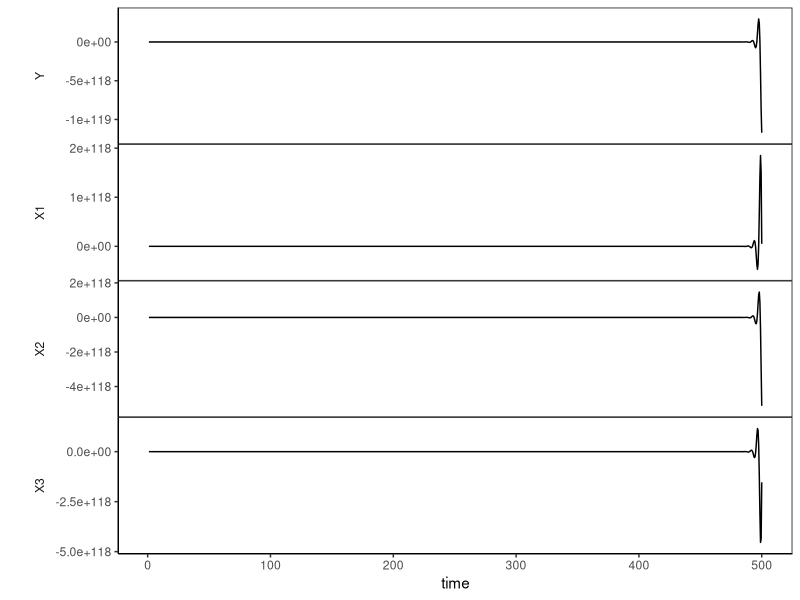
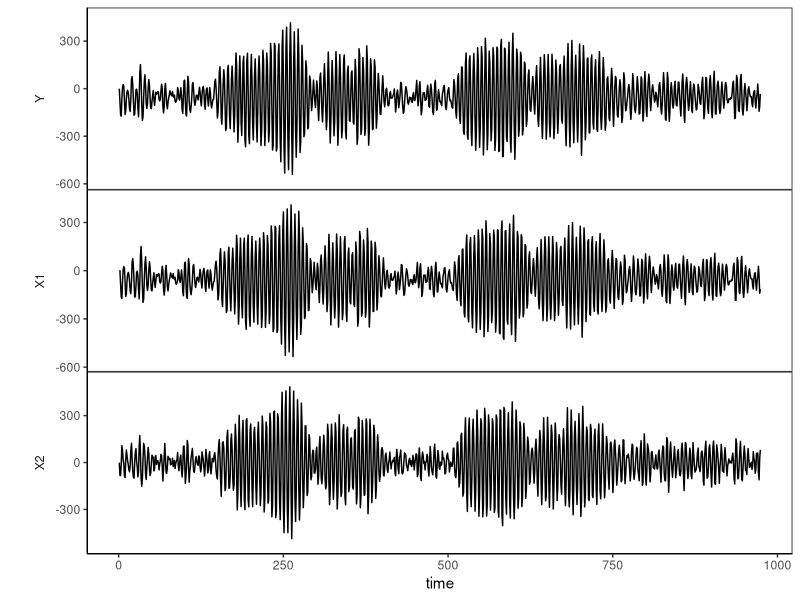

The R script that drew these images, in order:
#Euler-Maruyama method for p-dim special SDE
#Y(t) = b^T*X(t)
#dX(t) = [A*X(t)+C*Z(t)]dt + e_p*dW_t, X(S) = X0, t in [S,T]

#'as' and 'X0' must have dimension 'p'
#'bs' must have dimension 'q'
#'cs' and 'Z' must have the same dimension
euler_maruyama_for_new_sde <- function(p, q, as, bs, cs, Z, X0, S=0, T=1, N=1000) {
  
  #Assert that input values fit the given model and its restrictions
  if(q>=p) stop ("'p' must be bigger than 'q'.")
  if(length(as)!=p) stop("'as' must have dimension 'p'.")
  if(length(bs)!=q) stop("'bs' must have dimension 'q'.")
  if(length(cs)!=length(Z(0))) stop("'cs' and 'Z' must have the same dimension.")
  if(length(X0)!=p) stop("'X0' must have dimension 'p'.")
  
  #Define length of time discretization subinterval
  tau <- (T-S)/N
  
  #Define time vector
  times <- seq(from=S, to=T, length.out=N+1)
  
  #Build vector b for state space representation
  b <- c(bs, 1, rep(0,p-(q+1)))
  
  #Define empty matrix X to store the results
  X <- matrix(data=NA, nrow=p, ncol=N+1)
  
  #Set initial value 
  X[,1] <- X0
  
  #Approximate the SDE - Euler-Maruyama scheme
  for (i in 2:(N+1)) {
    
    for (j in 1:p) {
      
      if(j!=p) 
      {
        X[j,i] <- X[j,i-1] + (tau * X[j+1,i-1])
      }
      else 
      {
        X[j,i] <- X[j,i-1] + (tau * (sum(rev(as)*X[,i-1]) + sum(rev(cs)*Z(times[i-1])))) + sqrt(tau)*rnorm(1)
      }
      
    }
    
  }
  
  #Apply vector b for state space representation
  Y = colSums(b*X)
  
  #Save results to list 
  result_list <- list(times, Y, X)
  
  #Name columns of the list
  names(result_list) <- c("time", "observed_process", "unobserved_processes")
  
  #Return (invisible) list
  return(invisible(result_list))
}

#
#
#

#Example
Z <- function(t) {return(c(t^2,t^2,t^2))}

sim <- euler_maruyama_for_new_sde(p=3, q=2, as=c(-1,-2,-3), bs=c(1,2), cs=c(-3,-2,-1), Z=Z, X0=rep(0,3), S=1, T=500)

#
#
#

library(ggplot2)

#This method plots the trajectories generated by euler_maruyama_for_new_sde
plot_new_sde <- function(sim)
{
  #Get p and N from data input
  p <- dim(sim$unobserved_processes)[1]
  N <- dim(sim$unobserved_processes)[2]
  
  #Convert input to dataframe
  df <- data.frame(value = c(t(sim$unobserved_processes)),
                   label = rep(paste("X", 1:p, sep=""), each = N),
                   time = rep(sim$time, p))
  
  #Add observed process Y to dataframe
  df <- rbind(df, data.frame(value = sim$observed_process, label = rep("Y", N), time = sim$time))
  
  #Save labels as factor  
  df$label <- factor(df$label, levels = c("Y", paste("X", 1:p, sep="")))
  
  #Call ggplot
  ggplot(df, aes(x = time, y = value)) +
    geom_line() +
    labs(y = "") +
    scale_y_continuous(expand = c(0.1, 0.1)) +
    facet_grid(label ~ ., switch = "y", scales = "free_y") +
    theme_classic() +
    theme(strip.background = element_blank(),
          strip.placement  = "outside",
          panel.spacing    = unit(0, "lines"),
          panel.border = element_rect(color = "black", fill = NA))
}

#Example
plot_new_sde(sim)

#Example2

Z_values <-  runif(974, 0.0, 100)
Z2 <- stepfun(2:974, Z_values)

sim2 <- euler_maruyama_for_new_sde(p=2, q=1, as=c(-1,-1), bs=c(1), cs=c(-1), Z=Z2, X0=rep(0,2), S=1, T=974)
plot_new_sde(sim2)
